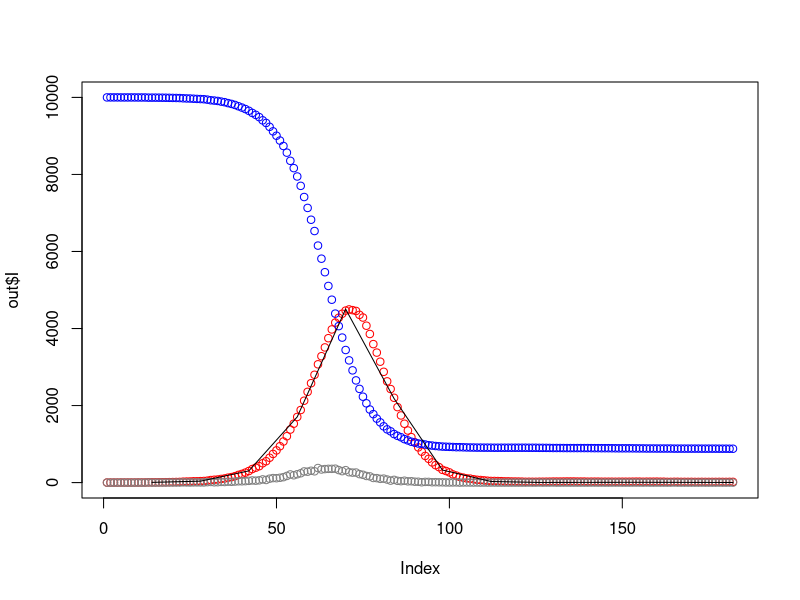
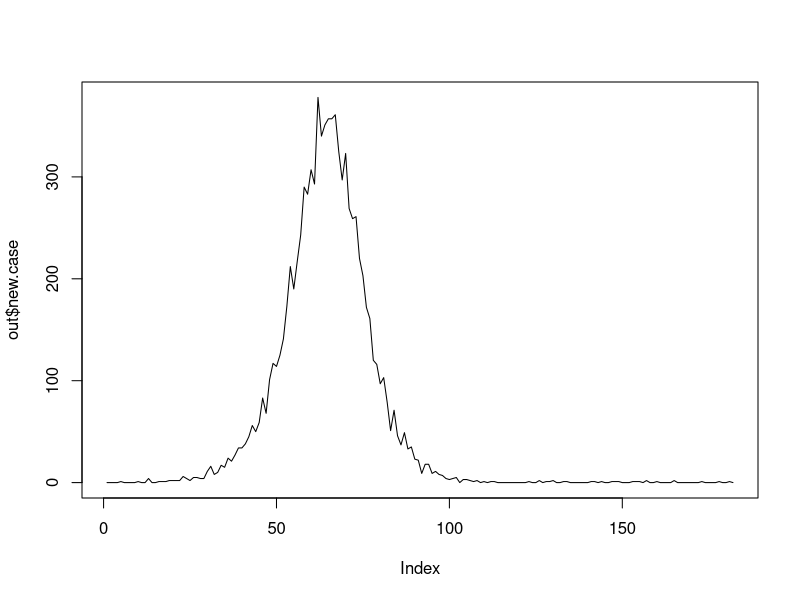

Source code (R) for these figures, in order:
#############################################################################################
# Here is a short script for a stochastic SIR model
# this genrates cases per day and then aggregates into a series of observation intervals; here 13 biweeks, or half a year
#

gilstep <- function(S.t, I.t, I.p, beta, births) {
  # S.t = current susceptibles
  # I.t = current infecteds
  # I.p = infecteds one infectious period previous (note, this is analogous to your fixed infectious period)
  # beta = transmission rate
  # births = births per time step

  nSI <- ifelse(I.t > 0, rpois(1, beta * S.t * I.t), 0) # number of new cases in time step t
  nIR <- rpois(1, I.p) # number of cases recovering in time step t
  I.new <- max(0, I.t + nSI - nIR) # update I (I is populated by new infections and depopulated by recoveries)
  S.new <- max(0, S.t - nSI + births) # update S (S is populated by births and depopulated by new infections)
  return(list(S = S.new, I = I.new, new.case = nSI)) # store S, I, and new cases
}


gilrun <- function(sim_duration, S.init, I.init, beta, inf.per, births = 0) {
  # sim_duration = the total time of the simulation
  # S.init = the initial susceptible population
  # I.init = the initial infectious population
  # beta = the transmission rate
  # inf.per = the infectious period
  # births = the births per time step
  #

  S <- S.init
  I <- I.init
  new.case <- 0
  for (i in 2:sim_duration) {
    # browser()
    I.p <- ifelse(i > (inf.per + 1), new.case[i - inf.per], 0) # If time is earlier than the first infectious period, nobody can recover
    out <- gilstep(S[i - 1], I[i - 1], I.p, beta, births) # generate new infectious and recoveries
    I <- c(I, out$I) # Append new I
    new.case <- c(new.case, out$new.case) # Append new cases
    S <- c(S, out$S) # Append new S
  }
  return(list(I = I, S = S, new.case = new.case))
}
n.obs.int <- 13 # how many observation periods; here 13 2-week periods
sim_duration <- 14 * n.obs.int # total time is 2-weeks times the number of observation periods
p.obs <- 1 # probability of observing a case

out <- gilrun(sim_duration, S.init = 1e4, I.init = 1, beta = 2.5e-4 / 14, inf.per = 14, births = 0)
plot(out$I, col = "red", ylim = c(0, 1e4)) # plot total infections
points(out$S, col = "blue") # plot total susceptibles
points(out$new.case, col = grey(.5)) # plot new cases per day

obs.int <- rep(1:n.obs.int, each = 14) # break up in to observation periods

cases.int <- sapply(split(out$new.case, obs.int), sum) # count cases per observation period
lines(seq(14, sim_duration, by = 14), cases.int) # add lines for new cases per observation period

cases.obs <- rbinom(length(cases.int), cases.int, p.obs) # count reported cases per observation period

plot(out$new.case, type = "l") # just plot new cases per day